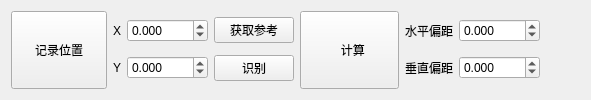
       <widget class="QWidget" name="page_5">
        <layout class="QHBoxLayout" name="horizontalLayout_4">
         <item>
          <widget class="QPushButton" name="OffsetGlb_RecConnt">
           <property name="sizePolicy">
            <sizepolicy hsizetype="Minimum" vsizetype="Expanding">
             <horstretch>0</horstretch>
             <verstretch>0</verstretch>
            </sizepolicy>
           </property>
           <property name="text">
            <string>      记录位置      </string>
           </property>
          </widget>
         </item>
         <item>
          <layout class="QGridLayout" name="gridLayout_9">
           <item row="0" column="1">
            <widget class="QDoubleSpinBox" name="LinE_CntPosX">
             <property name="decimals">
              <number>3</number>
             </property>
             <property name="minimum">
              <double>-5000.000000000000000</double>
             </property>
             <property name="maximum">
              <double>5000.000000000000000</double>
             </property>
            </widget>
           </item>
           <item row="1" column="1">
            <widget class="QDoubleSpinBox" name="LinE_CntPosY">
             <property name="decimals">
              <number>3</number>
             </property>
             <property name="minimum">
              <double>-5000.000000000000000</double>
             </property>
             <property name="maximum">
              <double>5000.000000000000000</double>
             </property>
            </widget>
           </item>
           <item row="0" column="0">
            <widget class="QLabel" name="label_20">
             <property name="text">
              <string>X</string>
             </property>
            </widget>
           </item>
           <item row="1" column="0">
            <widget class="QLabel" name="label_21">
             <property name="text">
              <string>Y</string>
             </property>
            </widget>
           </item>
          </layout>
         </item>
         <item>
          <layout class="QVBoxLayout" name="verticalLayout_5">
           <item>
            <widget class="QPushButton" name="OffsetGlb_GetMark">
             <property name="text">
              <string>获取参考</string>
             </property>
            </widget>
           </item>
           <item>
            <widget class="QPushButton" name="OffsetGlb_IdMark">
             <property name="text">
              <string>识别</string>
             </property>
            </widget>
           </item>
          </layout>
         </item>
         <item>
          <widget class="QPushButton" name="OffsetGlb_Compute">
           <property name="sizePolicy">
            <sizepolicy hsizetype="Minimum" vsizetype="Expanding">
             <horstretch>0</horstretch>
             <verstretch>0</verstretch>
            </sizepolicy>
           </property>
           <property name="text">
            <string>           计算         </string>
           </property>
          </widget>
         </item>
         <item>
          <layout class="QGridLayout" name="gridLayout_4">
           <item row="0" column="0">
            <widget class="QLabel" name="label_16">
             <property name="text">
              <string>水平偏距</string>
             </property>
             <property name="alignment">
              <set>Qt::AlignRight|Qt::AlignTrailing|Qt::AlignVCenter</set>
             </property>
            </widget>
           </item>
           <item row="0" column="1">
            <widget class="QDoubleSpinBox" name="LinE_GlbOffsetH">
             <property name="decimals">
              <number>3</number>
             </property>
             <property name="minimum">
              <double>-5000.000000000000000</double>
             </property>
             <property name="maximum">
              <double>5000.000000000000000</double>
             </property>
            </widget>
           </item>
           <item row="1" column="0">
            <widget class="QLabel" name="label_17">
             <property name="text">
              <string>垂直偏距</string>
             </property>
             <property name="alignment">
              <set>Qt::AlignRight|Qt::AlignTrailing|Qt::AlignVCenter</set>
             </property>
            </widget>
           </item>
           <item row="1" column="1">
            <widget class="QDoubleSpinBox" name="LinE_GlbOffsetV">
             <property name="decimals">
              <number>3</number>
             </property>
             <property name="minimum">
              <double>-500.000000000000000</double>
             </property>
             <property name="maximum">
              <double>500.000000000000000</double>
             </property>
            </widget>
           </item>
          </layout>
         </item>
         <item>
          <spacer name="horizontalSpacer_2">
           <property name="orientation">
            <enum>Qt::Horizontal</enum>
           </property>
           <property name="sizeHint" stdset="0">
            <size>
             <width>40</width>
             <height>20</height>
            </size>
           </property>
          </spacer>
         </item>
        </layout>
       </widget>
